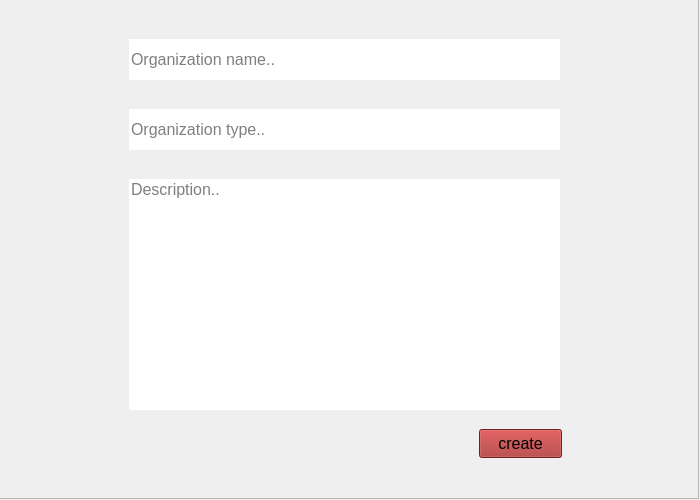
<?xml version="1.0" encoding="UTF-8"?>
<ui version="4.0">
 <class>createorganization</class>
 <widget class="QWidget" name="createorganization">
  <property name="geometry">
   <rect>
    <x>0</x>
    <y>0</y>
    <width>700</width>
    <height>500</height>
   </rect>
  </property>
  <property name="windowTitle">
   <string>Form</string>
  </property>
  <widget class="QFrame" name="frame">
   <property name="geometry">
    <rect>
     <x>-1</x>
     <y>-1</y>
     <width>700</width>
     <height>500</height>
    </rect>
   </property>
   <property name="styleSheet">
    <string notr="true">background:&quot;orange&quot;;</string>
   </property>
   <property name="frameShape">
    <enum>QFrame::StyledPanel</enum>
   </property>
   <property name="frameShadow">
    <enum>QFrame::Raised</enum>
   </property>
   <widget class="QLineEdit" name="name">
    <property name="geometry">
     <rect>
      <x>130</x>
      <y>40</y>
      <width>431</width>
      <height>41</height>
     </rect>
    </property>
    <property name="font">
     <font>
      <pointsize>12</pointsize>
     </font>
    </property>
    <property name="styleSheet">
     <string notr="true">background:&quot;#fbd9b1&quot;;
border:none;</string>
    </property>
    <property name="placeholderText">
     <string>Organization name..</string>
    </property>
   </widget>
   <widget class="QLineEdit" name="type">
    <property name="geometry">
     <rect>
      <x>130</x>
      <y>110</y>
      <width>431</width>
      <height>41</height>
     </rect>
    </property>
    <property name="font">
     <font>
      <pointsize>12</pointsize>
     </font>
    </property>
    <property name="styleSheet">
     <string notr="true">background:&quot;#fbd9b1&quot;;
border:none;</string>
    </property>
    <property name="placeholderText">
     <string>Organization type..</string>
    </property>
   </widget>
   <widget class="QLineEdit" name="description">
    <property name="geometry">
     <rect>
      <x>130</x>
      <y>180</y>
      <width>431</width>
      <height>231</height>
     </rect>
    </property>
    <property name="font">
     <font>
      <pointsize>12</pointsize>
     </font>
    </property>
    <property name="styleSheet">
     <string notr="true">background:&quot;#fbd9b1&quot;;
border:none;</string>
    </property>
    <property name="alignment">
     <set>Qt::AlignLeading|Qt::AlignLeft|Qt::AlignTop</set>
    </property>
    <property name="placeholderText">
     <string>Description..</string>
    </property>
   </widget>
   <widget class="QPushButton" name="create">
    <property name="geometry">
     <rect>
      <x>480</x>
      <y>430</y>
      <width>83</width>
      <height>29</height>
     </rect>
    </property>
    <property name="font">
     <font>
      <pointsize>12</pointsize>
     </font>
    </property>
    <property name="styleSheet">
     <string notr="true">background:brown;</string>
    </property>
    <property name="text">
     <string>create</string>
    </property>
   </widget>
   <widget class="QLabel" name="label">
    <property name="geometry">
     <rect>
      <x>130</x>
      <y>440</y>
      <width>231</width>
      <height>20</height>
     </rect>
    </property>
    <property name="font">
     <font>
      <italic>true</italic>
      <bold>true</bold>
     </font>
    </property>
    <property name="styleSheet">
     <string notr="true">color : red;
</string>
    </property>
    <property name="text">
     <string/>
    </property>
   </widget>
  </widget>
 </widget>
 <resources/>
 <connections/>
</ui>
